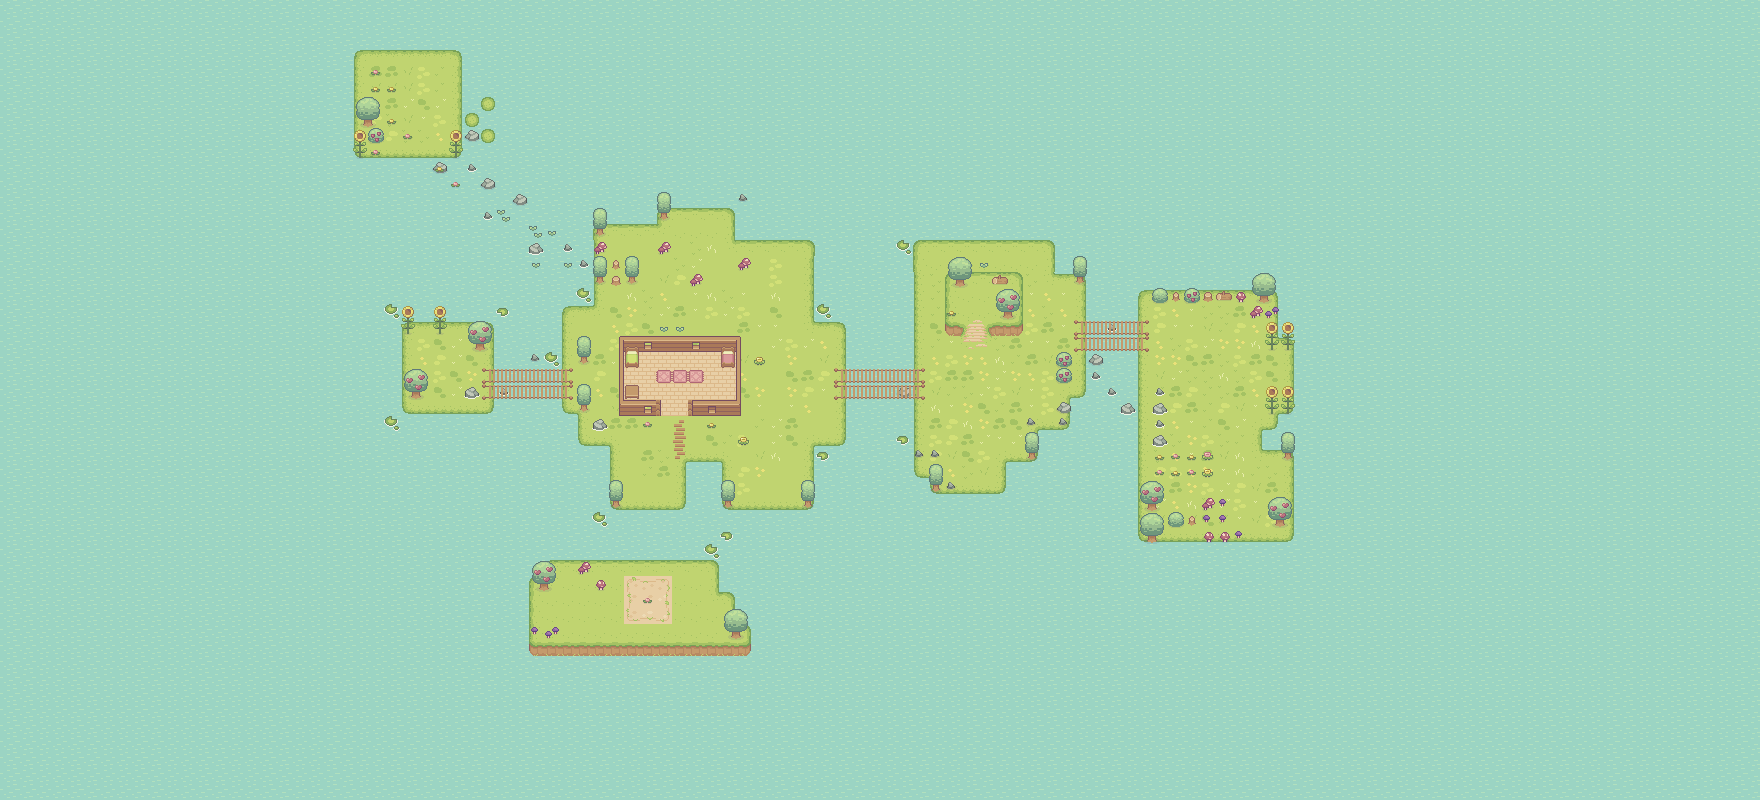

A 2D game scene composited from a Tiled map and its tileset images. What follows is a short description and the map's XML, with each tile layer's data collapsed to a summary:
An orthogonal 110x50 tile map with 16x16 px tiles, 13 tile layers (water, grass, house, doors, ...), 9 tilesets and 60 objects (9x right, 8x left_bottom, 5x right_bottom, 5x top_right, 5x left_top, ...).

<map version="1.8" tiledversion="1.8.4" orientation="orthogonal" renderorder="right-down" width="110" height="50" tilewidth="16" tileheight="16" infinite="0" nextlayerid="22" nextobjectid="105">
 <tileset firstgid="1" name="grass" tilewidth="16" tileheight="16" tilecount="80" columns="10">
  <image source="../images/grass.png" width="160" height="128" />
  <wangsets>
   <wangset name="Unnamed Set" type="corner" tile="-1">
    <wangcolor name="" color="#ff0000" tile="-1" probability="1" />
    <wangtile tileid="0" wangid="0,1,0,1,0,1,0,1" />
    <wangtile tileid="1" wangid="0,1,0,1,0,1,0,1" />
    <wangtile tileid="2" wangid="0,1,0,1,0,1,0,1" />
    <wangtile tileid="3" wangid="0,1,0,1,0,1,0,1" />
    <wangtile tileid="4" wangid="0,1,0,1,0,1,0,1" />
    <wangtile tileid="5" wangid="0,1,0,1,0,1,0,1" />
    <wangtile tileid="10" wangid="0,1,0,1,0,1,0,1" />
    <wangtile tileid="11" wangid="0,1,0,1,0,1,0,1" />
    <wangtile tileid="12" wangid="0,1,0,1,0,1,0,1" />
    <wangtile tileid="13" wangid="0,1,0,1,0,1,0,1" />
    <wangtile tileid="14" wangid="0,1,0,1,0,1,0,1" />
    <wangtile tileid="15" wangid="0,1,0,1,0,1,0,1" />
    <wangtile tileid="26" wangid="0,0,0,1,0,0,0,0" />
    <wangtile tileid="27" wangid="0,0,0,0,0,1,0,0" />
    <wangtile tileid="31" wangid="0,0,0,1,0,0,0,0" />
    <wangtile tileid="32" wangid="0,0,0,1,0,1,0,0" />
    <wangtile tileid="33" wangid="0,0,0,0,0,1,0,0" />
    <wangtile tileid="36" wangid="0,1,0,0,0,0,0,0" />
    <wangtile tileid="37" wangid="0,0,0,0,0,0,0,1" />
    <wangtile tileid="41" wangid="0,1,0,1,0,0,0,0" />
    <wangtile tileid="42" wangid="0,1,0,1,0,1,0,1" />
    <wangtile tileid="43" wangid="0,0,0,0,0,1,0,1" />
    <wangtile tileid="44" wangid="0,1,0,0,0,1,0,1" />
    <wangtile tileid="45" wangid="0,1,0,1,0,0,0,1" />
    <wangtile tileid="46" wangid="0,0,0,1,0,0,0,0" />
    <wangtile tileid="47" wangid="0,0,0,0,0,1,0,0" />
    <wangtile tileid="48" wangid="0,0,0,1,0,0,0,0" />
    <wangtile tileid="49" wangid="0,0,0,0,0,1,0,0" />
    <wangtile tileid="51" wangid="0,1,0,0,0,0,0,0" />
    <wangtile tileid="52" wangid="0,1,0,0,0,0,0,1" />
    <wangtile tileid="53" wangid="0,0,0,0,0,0,0,1" />
    <wangtile tileid="54" wangid="0,0,0,1,0,1,0,1" />
    <wangtile tileid="55" wangid="0,1,0,1,0,1,0,0" />
    <wangtile tileid="56" wangid="0,1,0,0,0,0,0,0" />
    <wangtile tileid="57" wangid="0,0,0,0,0,0,0,1" />
    <wangtile tileid="58" wangid="0,1,0,0,0,0,0,0" />
    <wangtile tileid="59" wangid="0,0,0,0,0,0,0,1" />
    <wangtile tileid="66" wangid="0,0,0,1,0,0,0,0" />
    <wangtile tileid="67" wangid="0,0,0,0,0,1,0,0" />
    <wangtile tileid="72" wangid="0,0,0,1,0,0,0,0" />
    <wangtile tileid="73" wangid="0,0,0,0,0,1,0,0" />
    <wangtile tileid="76" wangid="0,1,0,0,0,0,0,0" />
    <wangtile tileid="77" wangid="0,0,0,0,0,0,0,1" />
   </wangset>
  </wangsets>
 </tileset>
 <tileset firstgid="81" name="water" tilewidth="16" tileheight="16" tilecount="4" columns="4">
  <image source="../images/water.png" width="64" height="16" />
 </tileset>
 <tileset firstgid="85" name="houses" tilewidth="16" tileheight="16" tilecount="35" columns="7">
  <image source="../images/houses.png" width="112" height="80" />
 </tileset>
 <tileset firstgid="120" name="furniture" tilewidth="16" tileheight="16" tilecount="54" columns="9">
  <image source="../images/furniture.png" width="144" height="96" />
 </tileset>
 <tileset firstgid="174" name="biom" tilewidth="16" tileheight="16" tilecount="45" columns="9">
  <image source="../images/biom.png" width="144" height="80" />
 </tileset>
 <tileset firstgid="219" name="hills" tilewidth="16" tileheight="16" tilecount="36" columns="6">
  <image source="../images/hills.png" width="96" height="96" />
 </tileset>
 <tileset firstgid="255" name="path" tilewidth="16" tileheight="16" tilecount="16" columns="4">
  <image source="../images/path.png" width="64" height="64" />
 </tileset>
 <tileset firstgid="271" name="bridge" tilewidth="16" tileheight="16" tilecount="15" columns="5">
  <image source="../images/bridge.png" width="80" height="48" />
 </tileset>
 <tileset firstgid="286" name="dirt" tilewidth="16" tileheight="16" tilecount="64" columns="8">
  <image source="../images/dirt.png" width="128" height="128" />
 </tileset>
 <layer id="6" name="water" width="110" height="50">
  <data>[5500 cells, 5500 non-empty, 4 distinct tile ids]</data>
 </layer>
 <layer id="2" name="grass" width="110" height="50">
  <data>[5500 cells, 617 non-empty, 33 distinct tile ids]</data>
 </layer>
 <layer id="7" name="house" width="110" height="50">
  <data>[5500 cells, 45 non-empty, 10 distinct tile ids]</data>
 </layer>
 <layer id="8" name="doors" width="110" height="50">
  <data>[5500 cells, 43 non-empty, 24 distinct tile ids]</data>
 </layer>
 <layer id="9" name="fruits veg" width="110" height="50">
  <data>[5500 cells, 34 non-empty, 12 distinct tile ids]</data>
 </layer>
 <layer id="10" name="hills" width="110" height="50">
  <data>[5500 cells, 24 non-empty, 14 distinct tile ids]</data>
 </layer>
 <layer id="11" name="trees" width="110" height="50">
  <data>[5500 cells, 25 non-empty, 16 distinct tile ids]</data>
 </layer>
 <layer id="13" name="trees" width="110" height="50">
  <data>[5500 cells, 73 non-empty, 29 distinct tile ids]</data>
 </layer>
 <layer id="15" name="bridges" width="110" height="50">
  <data>[5500 cells, 22 non-empty, 4 distinct tile ids]</data>
 </layer>
 <layer id="18" name="unreachables" width="110" height="50">
  <data>[5500 cells, 131 non-empty, 32 distinct tile ids]</data>
 </layer>
 <layer id="19" name="unreachable2" width="110" height="50">
  <data>[5500 cells, 38 non-empty, 22 distinct tile ids]</data>
 </layer>
 <layer id="12" name="dirts" width="110" height="50">
  <data>[5500 cells, 9 non-empty, 4 distinct tile ids]</data>
 </layer>
 <layer id="21" name="dirts_overlay" width="110" height="50">
  <data>[5500 cells, 9 non-empty, 9 distinct tile ids]</data>
 </layer>
 <objectgroup id="14" name="positions">
  <object id="1" type="spawn" x="678" y="288">
   <point />
  </object>
  <object id="3" type="cow_spawn_small" x="772.714" y="422.127">
   <point />
  </object>
  <object id="4" type="cow_spawn_small" x="984.589" y="394.201">
   <point />
  </object>
  <object id="5" type="cow_spawn_big" x="1206.18" y="436.697">
   <point />
  </object>
  <object id="58" type="cow_spawn_big" x="439.223" y="360.377">
   <point />
  </object>
  <object id="61" type="cow_spawn_small" x="630.5" y="486.876">
   <point />
  </object>
  <object id="62" type="cow_spwan_big" x="744.247" y="488.406">
   <point />
  </object>
  <object id="63" type="cow_spanw_big" x="982.961" y="470.043">
   <point />
  </object>
  <object id="64" type="cow_spanw_small" x="1173.22" y="499.118">
   <point />
  </object>
  <object id="65" x="1208.41" y="488.916">
   <point />
  </object>
  <object id="103" type="cow_moving" x="616" y="598">
   <point />
  </object>
 </objectgroup>
 <objectgroup id="17" name="borders">
  <object id="7" type="right" x="395.5" y="322" width="9" height="91.5" />
  <object id="8" type="bottom" x="394" y="307" width="103.5" height="17" />
  <object id="9" type="top" x="404" y="411" width="91" height="24" />
  <object id="19" type="left" x="593.5" y="238" width="23" height="68.01" />
  <object id="22" type="left_bottom" x="814" y="240.99" width="32.5" height="81.5" />
  <object id="25" type="bottom" x="811.5" y="432" width="31.5" height="13.5" />
  <object id="26" type="left_bottom_right" x="724" y="463" width="87.5" height="45.5" />
  <object id="27" type="left_bottom" x="576" y="417" width="30" height="28.5" />
  <object id="28" type="left_bottom" x="607" y="445.667" width="77.5" height="63.3333" />
  </objectgroup>
</map>
<!-- 40 of 60 objects omitted -->
